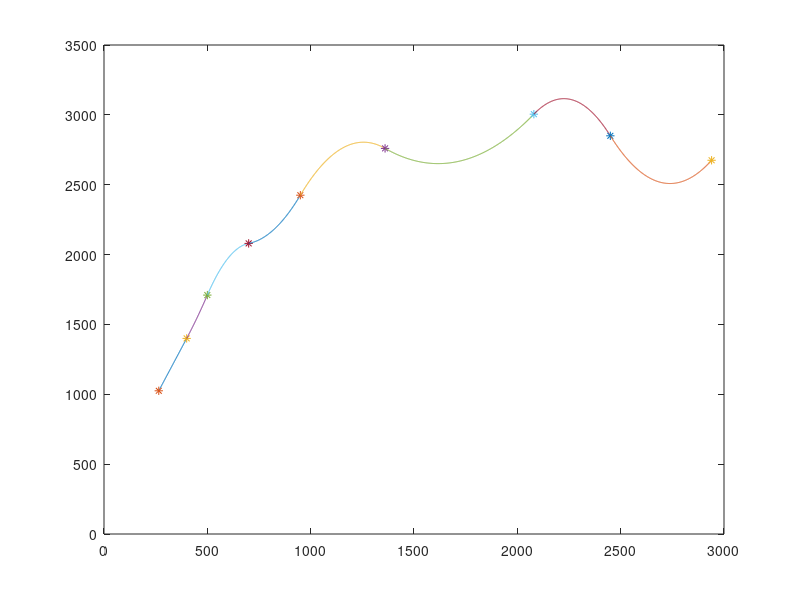

The MATLAB source for this figure:
x   =   [265 400 500 700 950 1360 2080 2450 2940];
y   =   [1025 1400 1710 2080 2425 2760 3005 2850 2675];

coeff=zeros(8,3);                %there will be 8 equations each with 3 unknowns
A=[265 1;400 1];
B=[1025;1400];
X=linsolve(A,B);
coeff=[0 X';coeff(2:end,1:end)]; %assume the first curve is linear with 2 unknowns

t=(265:400);
cff=coeff(1,:);
plot(t,cff(2)*t+cff(3)); %plot first curve
hold on

plot(x(1),y(1),'*');    %mark the ends of curve 
hold on

plot(x(2),y(2),'*');
hold on

xlim([0 3000]);
ylim([0 3500]);

for m=2:8   %find coefficents of remaining 7 curves and plot them
    cff=coeff(m-1,:);                                   %get the coefficents of previous curve
    M=[2*x(m) 1 0; x(m).^2 x(m) 1; x(m+1).^2 x(m+1) 1]; %derivative at that point is same for both curves and
    N=[2*cff(1)*x(m)+cff(2); y(m); y(m+1)];             %the curve must fit its end points 3 equations-3 unknowns
    X=linsolve(M,N);
    X=X';
    t=(x(m):x(m+1));
    plot(t,X(1)*t.^2+X(2)*t+X(3));  %plot curve with found coefficents
    hold on
    plot(x(m+1),y(m+1),'*');        %mark the end points
    hold on
  coeff=[coeff(1:m-1,1:end);X;coeff(m+3:end,1:end)];    %update coeff matrix with found coefficents.
end
